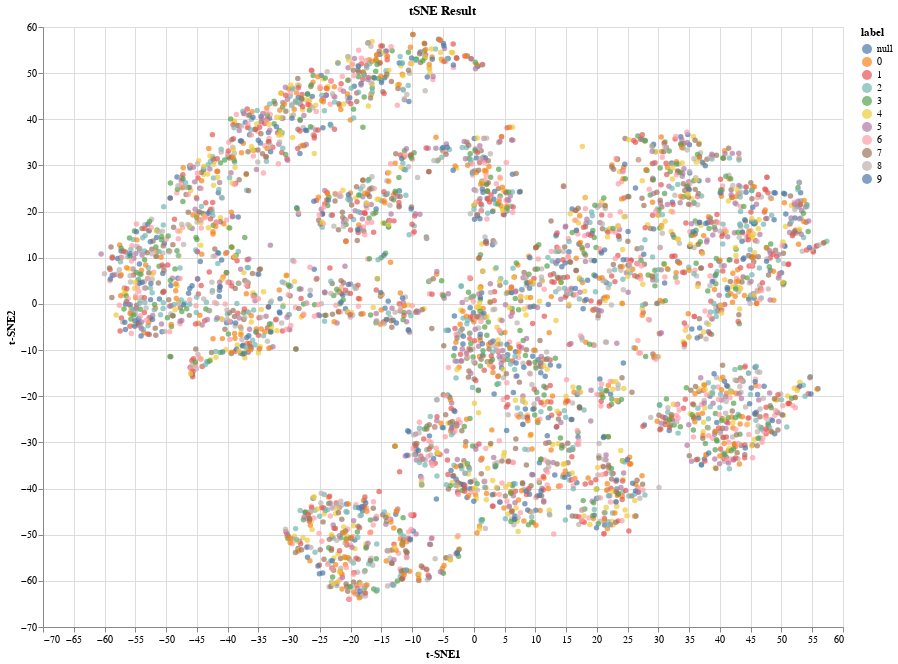

Here is the notebook cell this chart was saved with:
### Code cell
# tSNE with n_components=2, random_state = 42,perplexity=30, n_iter=1000
import time
from sklearn.manifold import TSNE

tsne_30 = TSNE(n_components=2, random_state = 42,perplexity=30, n_iter=1000)
start_time = time.time()
tsne_result = tsne_30.fit_transform(data_standard)
end_time = time.time()
print(f"Time taken: {end_time - start_time:.4f} seconds")

df_tsne_result = pd.DataFrame(tsne_result, columns=['t-SNE1', 't-SNE2'])
df_tsne_result['label'] = labels[:]

scatter_tsne = alt.Chart(df_tsne_result).mark_circle(size=30).encode(
    x='t-SNE1',
    y='t-SNE2',
    tooltip=['t-SNE1', 't-SNE2', 'label'],
    color = 'label:N'
).properties(
    title='tSNE Result',
    width=800,
    height=600
)

scatter_tsne

### Figure 1 — Vega-Lite specification as saved in the notebook (floating-point values rounded to 4 significant figures; data arrays with more than 128 entries replaced by an {"elided": "..."} marker saying what was removed)
{"config": {"view": {"continuousWidth": 300, "continuousHeight": 300}}, "data": {"name": "data-91962be436aea9d5db853bdf435949de"}, "mark": {"type": "circle", "size": 30}, "encoding": {"color": {"field": "label", "type": "nominal"}, "tooltip": [{"field": "t-SNE1", "type": "quantitative"}, {"field": "t-SNE2", "type": "quantitative"}, {"field": "label", "type": "quantitative"}], "x": {"field": "t-SNE1", "type": "quantitative"}, "y": {"field": "t-SNE2", "type": "quantitative"}}, "height": 600, "title": "tSNE Result", "width": 800, "$schema": "https://vega.github.io/schema/vega-lite/v5.20.1.json", "datasets": {"data-91962be436aea9d5db853bdf435949de": {"elided": "4000 records"}}}
